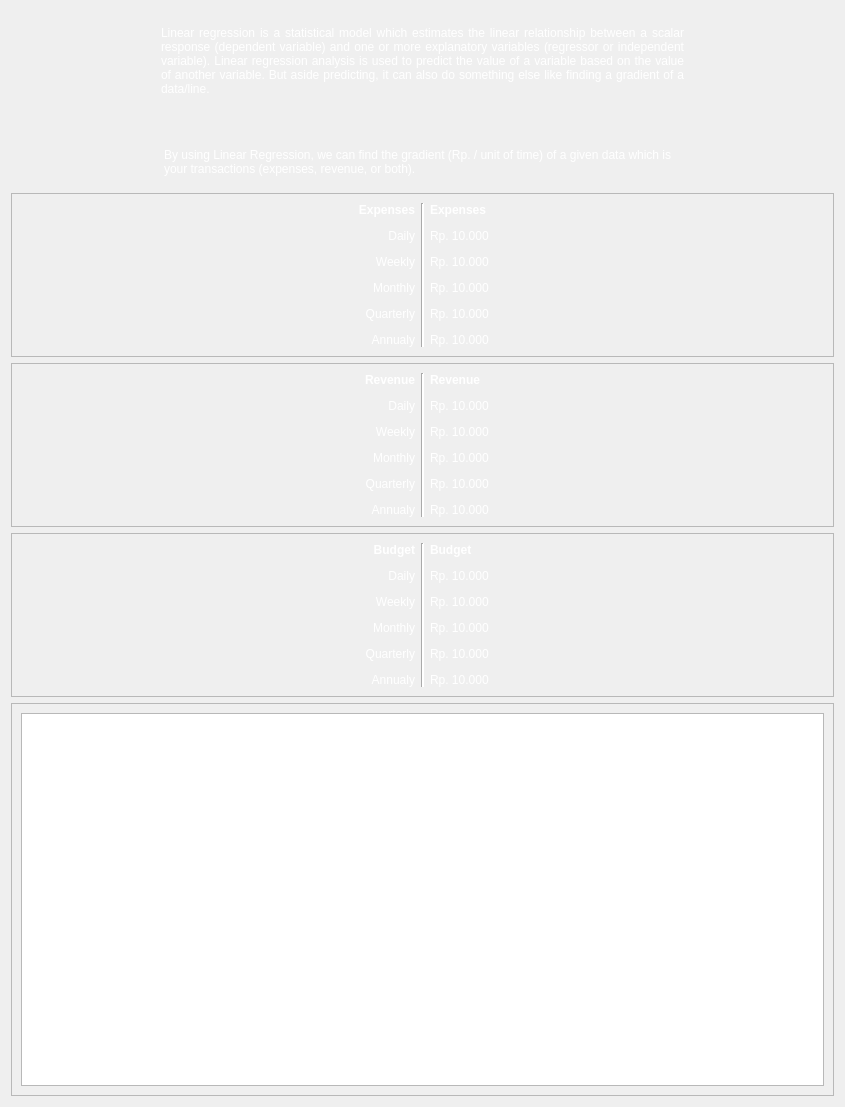
             <widget class="QWidget" name="scrollAreaWidgetContents_4">
              <property name="geometry">
               <rect>
                <x>0</x>
                <y>0</y>
                <width>845</width>
                <height>1107</height>
               </rect>
              </property>
              <property name="minimumSize">
               <size>
                <width>0</width>
                <height>900</height>
               </size>
              </property>
              <layout class="QVBoxLayout" name="verticalLayout_21">
               <item>
                <widget class="QLabel" name="label_4">
                 <property name="sizePolicy">
                  <sizepolicy hsizetype="Preferred" vsizetype="Maximum">
                   <horstretch>0</horstretch>
                   <verstretch>0</verstretch>
                  </sizepolicy>
                 </property>
                 <property name="minimumSize">
                  <size>
                   <width>0</width>
                   <height>100</height>
                  </size>
                 </property>
                 <property name="styleSheet">
                  <string notr="true">color: rgb(255, 255, 255);
padding: 0 150px;</string>
                 </property>
                 <property name="text">
                  <string>&lt;html&gt;&lt;head/&gt;&lt;body&gt;&lt;p&gt;Linear regression is a statistical model which estimates the linear relationship between a scalar response (dependent variable) and one or more explanatory variables (regressor or independent variable). Linear regression analysis is used to predict the value of a variable based on the value of another variable. But aside predicting, it can also do something else like finding a gradient of a data/line.&lt;/p&gt;&lt;/body&gt;&lt;/html&gt;</string>
                 </property>
                 <property name="alignment">
                  <set>Qt::AlignJustify|Qt::AlignVCenter</set>
                 </property>
                 <property name="wordWrap">
                  <bool>true</bool>
                 </property>
                 <property name="margin">
                  <number>0</number>
                 </property>
                </widget>
               </item>
               <item>
                <widget class="QLabel" name="label_13">
                 <property name="sizePolicy">
                  <sizepolicy hsizetype="Preferred" vsizetype="Maximum">
                   <horstretch>0</horstretch>
                   <verstretch>0</verstretch>
                  </sizepolicy>
                 </property>
                 <property name="text">
                  <string/>
                 </property>
                 <property name="pixmap">
                  <pixmap>../Assets/linreg_img.png</pixmap>
                 </property>
                 <property name="alignment">
                  <set>Qt::AlignCenter</set>
                 </property>
                </widget>
               </item>
               <item>
                <widget class="QLabel" name="label_12">
                 <property name="sizePolicy">
                  <sizepolicy hsizetype="Preferred" vsizetype="Maximum">
                   <horstretch>0</horstretch>
                   <verstretch>0</verstretch>
                  </sizepolicy>
                 </property>
                 <property name="minimumSize">
                  <size>
                   <width>0</width>
                   <height>50</height>
                  </size>
                 </property>
                 <property name="styleSheet">
                  <string notr="true">color: rgb(255, 255, 255);
padding: 0 150px;</string>
                 </property>
                 <property name="text">
                  <string>By using Linear Regression, we can find the gradient (Rp. / unit of time) of a given data which is your transactions (expenses, revenue, or both).</string>
                 </property>
                 <property name="wordWrap">
                  <bool>true</bool>
                 </property>
                </widget>
               </item>
               <item>
                <widget class="QFrame" name="frame_21">
                 <property name="frameShape">
                  <enum>QFrame::StyledPanel</enum>
                 </property>
                 <property name="frameShadow">
                  <enum>QFrame::Raised</enum>
                 </property>
                 <layout class="QHBoxLayout" name="horizontalLayout_16">
                  <item>
                   <widget class="QLabel" name="label_14">
                    <property name="styleSheet">
                     <string notr="true">color: rgb(255, 255, 255);</string>
                    </property>
                    <property name="text">
                     <string>&lt;html&gt;&lt;head/&gt;&lt;body&gt;&lt;p&gt;&lt;span style=&quot; font-weight:600;&quot;&gt;Expenses&lt;/span&gt;&lt;/p&gt;&lt;p&gt;Daily&lt;/p&gt;&lt;p&gt;Weekly&lt;/p&gt;&lt;p&gt;Monthly&lt;/p&gt;&lt;p&gt;Quarterly&lt;/p&gt;&lt;p&gt;Annualy&lt;/p&gt;&lt;/body&gt;&lt;/html&gt;</string>
                    </property>
                    <property name="alignment">
                     <set>Qt::AlignRight|Qt::AlignTrailing|Qt::AlignVCenter</set>
                    </property>
                   </widget>
                  </item>
                  <item>
                   <widget class="Line" name="line_2">
                    <property name="styleSheet">
                     <string notr="true">background-color: rgb(255, 255, 255);</string>
                    </property>
                    <property name="orientation">
                     <enum>Qt::Vertical</enum>
                    </property>
                   </widget>
                  </item>
                  <item>
                   <widget class="QLabel" name="label_15">
                    <property name="styleSheet">
                     <string notr="true">color: rgb(255, 255, 255);</string>
                    </property>
                    <property name="text">
                     <string>&lt;html&gt;&lt;head/&gt;&lt;body&gt;&lt;p&gt;&lt;span style=&quot; font-weight:600;&quot;&gt;Expenses&lt;/span&gt;&lt;/p&gt;&lt;p&gt;Rp. 10.000&lt;/p&gt;&lt;p&gt;Rp. 10.000&lt;/p&gt;&lt;p&gt;Rp. 10.000&lt;/p&gt;&lt;p&gt;Rp. 10.000&lt;/p&gt;&lt;p&gt;Rp. 10.000&lt;/p&gt;&lt;/body&gt;&lt;/html&gt;</string>
                    </property>
                   </widget>
                  </item>
                 </layout>
                </widget>
               </item>
               <item>
                <widget class="QFrame" name="frame_22">
                 <property name="frameShape">
                  <enum>QFrame::StyledPanel</enum>
                 </property>
                 <property name="frameShadow">
                  <enum>QFrame::Raised</enum>
                 </property>
                 <layout class="QHBoxLayout" name="horizontalLayout_17">
                  <item>
                   <widget class="QLabel" name="label_16">
                    <property name="styleSheet">
                     <string notr="true">color: rgb(255, 255, 255);</string>
                    </property>
                    <property name="text">
                     <string>&lt;html&gt;&lt;head/&gt;&lt;body&gt;&lt;p&gt;&lt;span style=&quot; font-weight:600;&quot;&gt;Revenue&lt;/span&gt;&lt;/p&gt;&lt;p&gt;Daily&lt;/p&gt;&lt;p&gt;Weekly&lt;/p&gt;&lt;p&gt;Monthly&lt;/p&gt;&lt;p&gt;Quarterly&lt;/p&gt;&lt;p&gt;Annualy&lt;/p&gt;&lt;/body&gt;&lt;/html&gt;</string>
                    </property>
                    <property name="alignment">
                     <set>Qt::AlignRight|Qt::AlignTrailing|Qt::AlignVCenter</set>
                    </property>
                   </widget>
                  </item>
                  <item>
                   <widget class="Line" name="line_3">
                    <property name="styleSheet">
                     <string notr="true">background-color: rgb(255, 255, 255);</string>
                    </property>
                    <property name="orientation">
                     <enum>Qt::Vertical</enum>
                    </property>
                   </widget>
                  </item>
                  <item>
                   <widget class="QLabel" name="label_17">
                    <property name="styleSheet">
                     <string notr="true">color: rgb(255, 255, 255);</string>
                    </property>
                    <property name="text">
                     <string>&lt;html&gt;&lt;head/&gt;&lt;body&gt;&lt;p&gt;&lt;span style=&quot; font-weight:600;&quot;&gt;Revenue&lt;/span&gt;&lt;/p&gt;&lt;p&gt;Rp. 10.000&lt;/p&gt;&lt;p&gt;Rp. 10.000&lt;/p&gt;&lt;p&gt;Rp. 10.000&lt;/p&gt;&lt;p&gt;Rp. 10.000&lt;/p&gt;&lt;p&gt;Rp. 10.000&lt;/p&gt;&lt;/body&gt;&lt;/html&gt;</string>
                    </property>
                   </widget>
                  </item>
                 </layout>
                </widget>
               </item>
               <item>
                <widget class="QFrame" name="frame_24">
                 <property name="frameShape">
                  <enum>QFrame::StyledPanel</enum>
                 </property>
                 <property name="frameShadow">
                  <enum>QFrame::Raised</enum>
                 </property>
                 <layout class="QHBoxLayout" name="horizontalLayout_18">
                  <item>
                   <widget class="QLabel" name="label_18">
                    <property name="styleSheet">
                     <string notr="true">color: rgb(255, 255, 255);</string>
                    </property>
                    <property name="text">
                     <string>&lt;html&gt;&lt;head/&gt;&lt;body&gt;&lt;p&gt;&lt;span style=&quot; font-weight:600;&quot;&gt;Budget&lt;/span&gt;&lt;/p&gt;&lt;p&gt;Daily&lt;/p&gt;&lt;p&gt;Weekly&lt;/p&gt;&lt;p&gt;Monthly&lt;/p&gt;&lt;p&gt;Quarterly&lt;/p&gt;&lt;p&gt;Annualy&lt;/p&gt;&lt;/body&gt;&lt;/html&gt;</string>
                    </property>
                    <property name="alignment">
                     <set>Qt::AlignRight|Qt::AlignTrailing|Qt::AlignVCenter</set>
                    </property>
                   </widget>
                  </item>
                  <item>
                   <widget class="Line" name="line_4">
                    <property name="styleSheet">
                     <string notr="true">background-color: rgb(255, 255, 255);</string>
                    </property>
                    <property name="orientation">
                     <enum>Qt::Vertical</enum>
                    </property>
                   </widget>
                  </item>
                  <item>
                   <widget class="QLabel" name="label_19">
                    <property name="styleSheet">
                     <string notr="true">color: rgb(255, 255, 255);</string>
                    </property>
                    <property name="text">
                     <string>&lt;html&gt;&lt;head/&gt;&lt;body&gt;&lt;p&gt;&lt;span style=&quot; font-weight:600;&quot;&gt;Budget&lt;/span&gt;&lt;/p&gt;&lt;p&gt;Rp. 10.000&lt;/p&gt;&lt;p&gt;Rp. 10.000&lt;/p&gt;&lt;p&gt;Rp. 10.000&lt;/p&gt;&lt;p&gt;Rp. 10.000&lt;/p&gt;&lt;p&gt;Rp. 10.000&lt;/p&gt;&lt;/body&gt;&lt;/html&gt;</string>
                    </property>
                   </widget>
                  </item>
                 </layout>
                </widget>
               </item>
               <item>
                <widget class="QFrame" name="frame_25">
                 <property name="frameShape">
                  <enum>QFrame::StyledPanel</enum>
                 </property>
                 <property name="frameShadow">
                  <enum>QFrame::Raised</enum>
                 </property>
                 <layout class="QVBoxLayout" name="verticalLayout_22">
                  <item>
                   <widget class="QGraphicsView" name="graphicsView_3"/>
                  </item>
                 </layout>
                </widget>
               </item>
              </layout>
             </widget>
